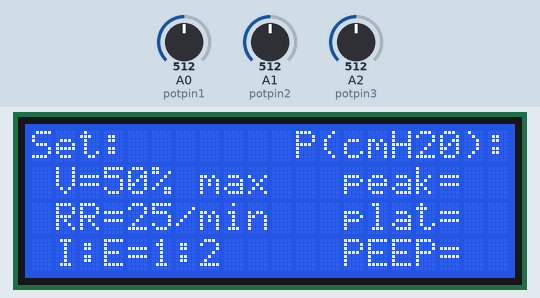
Recording of a sketch running on a simulated Arduino Uno, built with avr-gcc and run on an emulated ATmega328P. Shown: 20×4 character LCD. The inputs (shaded band) are chosen by the test bench; at power-on: A0 (potpin1) = 512, A1 (potpin2) = 512, A2 (potpin3) = 512.

Above: at 1.2 s.
1.3 s: A0 (potpin1) set to 716
At 2.0 s:
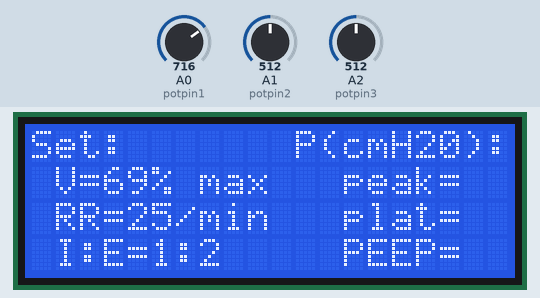
2.8 s: A1 (potpin2) set to 716
At 4.0 s:
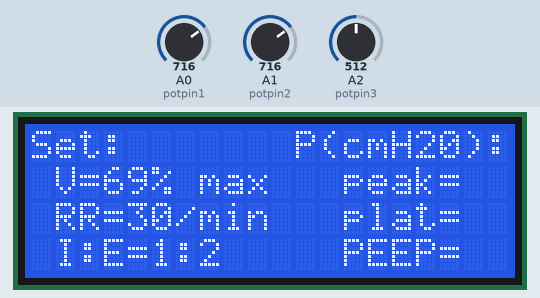
4.3 s: A2 (potpin3) set to 716
5.8 s: A0 (potpin1) set to 900
At 6.3 s:
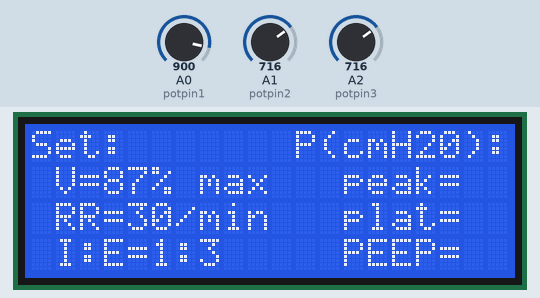
7.3 s: A1 (potpin2) set to 900
8.8 s: A2 (potpin3) set to 511
At 9.7 s:
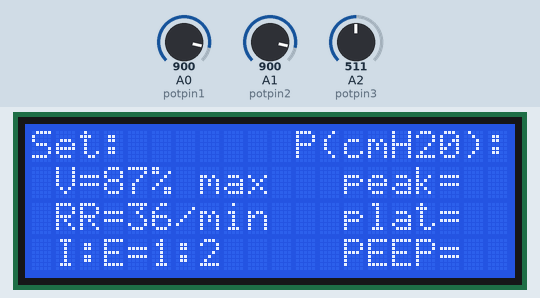
Timing chart, 0 to 11.3 s (numbered marks = the images above; inputs shaded):
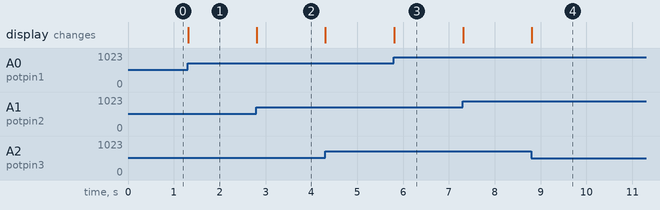

The sketch:

HumanoMaquina.ino
```cpp
#include <LiquidCrystal.h>

LiquidCrystal lcd (7,6,5,4,3,2);

//Pines para poteciometros a usar

int potpin1 = A0;// pin para potenciometro de volumen de inspirado (debe ir de o% a 100%)
int potpin2= A1;//pin para potenciometro de varia el BPM(Rango de 10-40)
int potpin3= A2;//pin para potenciometro Varía la relación I: E. (Rango de 1:1 a 1:4(debe tener un decimal))
int potpin4= A3;//pin para potenciometro establece el umbral de presión para detectar el control de asistencia. Esto varía según lo descrito en el documento clínico.


// inicializamos las variables
int valorvolu = 0;
int valorBPM = 0;
int valorIE = 0;

void setup() {
  lcd.begin(20, 4);      // inicializa a display de 20 columnas y 4 lineas
  Serial.begin (9600);// inicializo la comunicacion serial en 9600 baudios
}

void loop() {
  //Linea 0
  lcd.setCursor(0, 0);      // ubica cursor en columna 0, linea 0
  lcd.print("Set:");  // escribo el set and alamr display

  lcd.setCursor(11,0);// ubica cursor en columna 11, linea 0
  lcd.print("P(cmH20):"); //escribo lo que mido de Presion (cmH20)


  //Linea 1
  lcd.setCursor(1, 1);      // ubica cursor en columna 1, linea 1
  lcd.print("V="); // escribo el volumen es igual

  valorvolu=analogRead(potpin1);
  valorvolu = map(valorvolu,0,1023,0,100);
  lcd.print(valorvolu);

  lcd.setCursor(5, 1);      // ubica cursor en columna 5, linea 1
  lcd.print("% max"); //escribo % max

  lcd.setCursor(13,1);// ubica cursor en columna 13, linea 1
  lcd.print("peak=");


  //Linea 2
  lcd.setCursor(1, 2);      // ubica cursor en columna 1, linea 2
  lcd.print("RR=");

  valorBPM=analogRead(potpin2);
  valorBPM = map(valorBPM,0,1023,10,40);
  lcd.print(valorBPM);

  lcd.setCursor( 6, 2);      // ubica cursor en columna 6, linea 2
  lcd.print("/min");

  lcd.setCursor(13,2);// ubica cursor en columna 13, linea 2
  lcd.print("plat=");


  //Linea 3
  lcd.setCursor(1, 3);      // ubica cursor en columna 1, linea 3
  lcd.print("I:E=1:");

  valorIE=analogRead(potpin3);
  valorIE = map(valorIE,0,1023,10,40);// map no devuelve decimales
  valorIE= valorIE / 10;//Truco para llevarlo a decimales
  lcd.print(valorIE);

  lcd.setCursor(13,3);// ubica cursor en columna 13, linea 3
  lcd.print("PEEP=");


}
```

Measured:
- after the input at 1.3 s, the display: changes at once (image 1)
- after the input at 2.8 s, the display: changes at once (image 2)
- after the input at 5.8 s, the display: changes at once (image 3)
- after the input at 8.8 s, the display: changes at once (image 4)
